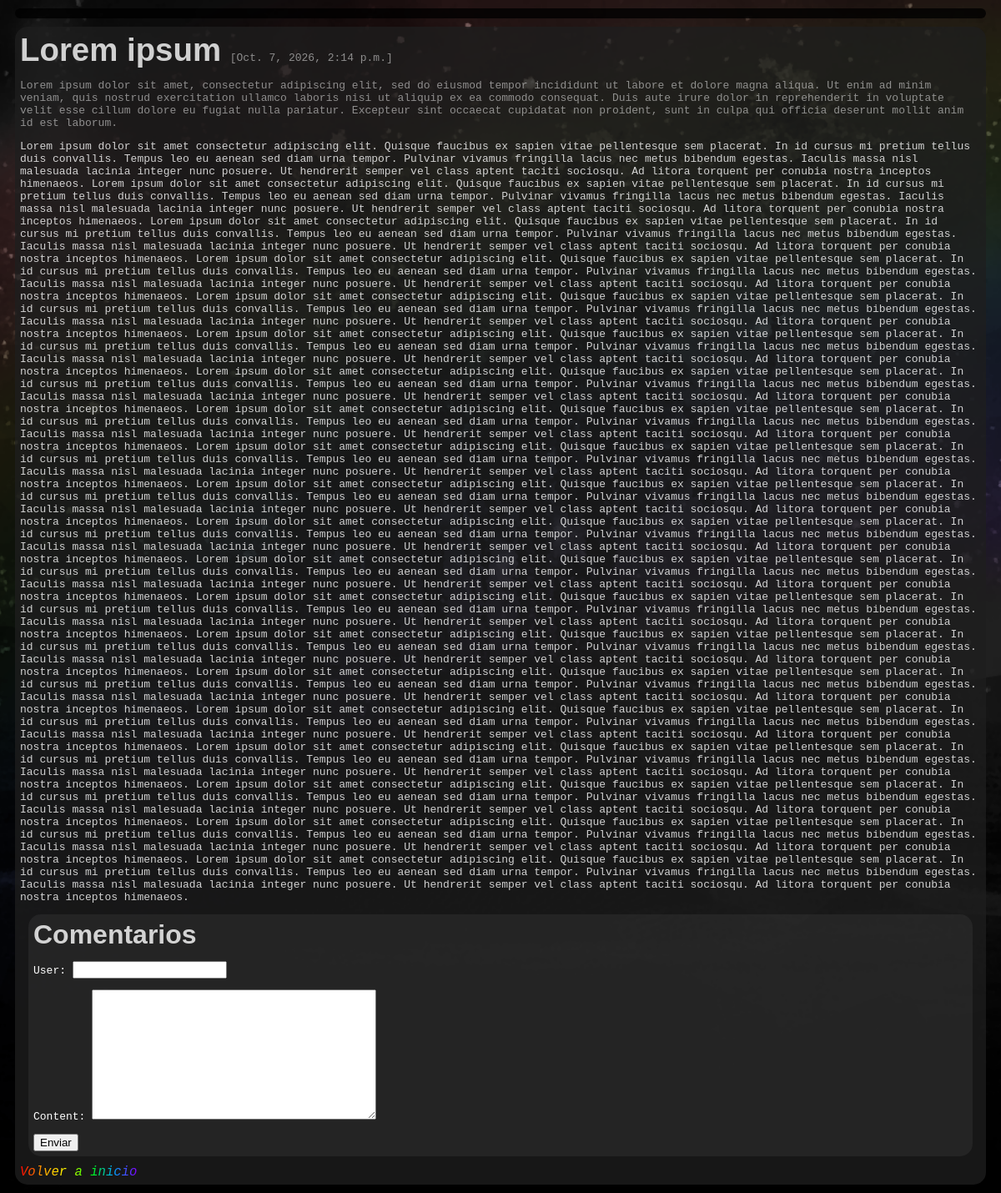
Page /blog/lorem_ipsum on the earlier database version.
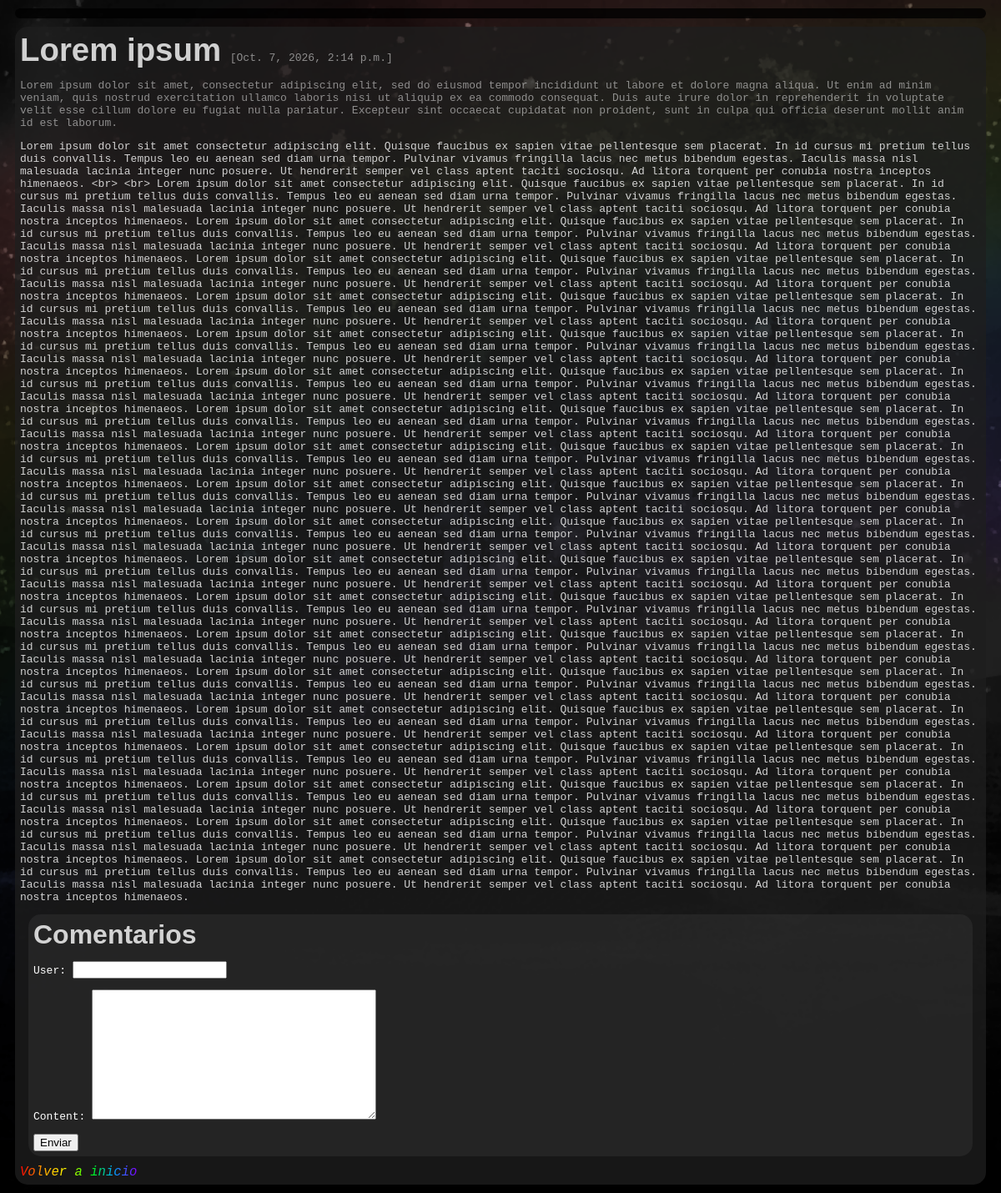
Same page on the later database version.
### _Blog/models.py (models this page shows, shortened)
class Post(models.Model):
    heading = models.CharField(max_length = 255)
    shortened_heading = models.CharField(max_length = 255)
    slug = models.SlugField()
    drophead = models.TextField()
    content = models.TextField()
    date = models.DateTimeField(auto_now_add = True)

### _Blog/views.py (the view)
# urls.py: path('<slug:slug>', views.detail, name = 'detail')
def detail(request, slug):
    post = get_object_or_404(Post, slug = slug)
    if request.method == 'POST':
        form = CommentForm(request.POST)
        if form.is_valid():
            comment = form.save(commit = False)
            comment.post = post
            comment.save()
            return redirect('detail', slug = slug)
    else:
        form = CommentForm()
    return render(request, '_Blog/detail.html', {
        'post': post,
        'form': form
    })

### _Blog/forms.py
class CommentForm(ModelForm):
    class Meta:
        model = Comment
        fields = ('user', 'content')

### _Blog/templates/_Blog/detail.html (shortened to what this page needs)
{% extends '_Blog/base.html'%}
{% block content %}
    <header>
        <h1 class = 'highlight-text heading'>
            {{ post.heading }}
        </h1>
        <p class = 'overshadow-text date'>
            [{{ post.date }}]
        </p>
    </header>
    <summary>
        <p class = 'overshadow-text drophead'>
            {{ post.drophead }}
        </p>
    </summary>
    <main>
        <p class = 'highlight-text'>
            {{ post.content }}
        </p>
    </main>
    <aside class = 'basket comments'>
        <h2 class = 'highlight-text heading'>
            Comentarios
        </h2>
        <form method = 'post'
        Waction = '.'>
            {{ form.as_p }}
            <button>
                Enviar
            </button>
        </form>
    </aside>
    <footer>
        <a href = '{% url "index" %}'>
            Volver a inicio
        </a>
    </footer>
{% endblock %}

Differences in the rows shown:
changed Post "Lorem ipsum": content "…conubia nostra inceptos himenaeos. Lorem ipsum dolor sit amet consectetur adipiscing elit. Quisque faucibus ex sapien vitae pellentesque sem placerat. In id cursus mi pretium tellus duis convallis. Tempus leo eu aenean sed diam urna tempor. Pulvinar vivamus fringilla lacus nec metus bibendum egestas. Iaculis massa nisl malesuada lacinia integer nunc posuere. Ut hendrerit semper vel class aptent taciti sociosqu. Ad litora torquent per conubia nostra inceptos himenaeos. Lorem ipsum dolor sit amet consectetur adipiscing elit. Quisque faucibus ex sapien vitae pellentesque sem placerat. In id cursus mi pretium tellus duis convallis. Tempus leo eu aenean sed diam urna tempor. Pulvinar vivamus…" → "…conubia nostra inceptos himenaeos. <br> <br> Lorem ipsum dolor sit amet consectetur adipiscing elit. Quisque faucibus ex sapien vitae pellentesque sem placerat. In id cursus mi pretium tellus duis convallis. Tempus leo eu aenean sed diam urna tempor. Pulvinar vivamus fringilla lacus nec metus bibendum egestas. Iaculis massa nisl malesuada lacinia integer nunc posuere. Ut hendrerit semper vel class aptent taciti sociosqu. Ad litora torquent per conubia nostra inceptos himenaeos. Lorem ipsum dolor sit amet consectetur adipiscing elit. Quisque faucibus ex sapien vitae pellentesque sem placerat. In id cursus mi pretium tellus duis convallis. Tempus leo eu aenean sed diam urna tempor. Pulvinar…"
